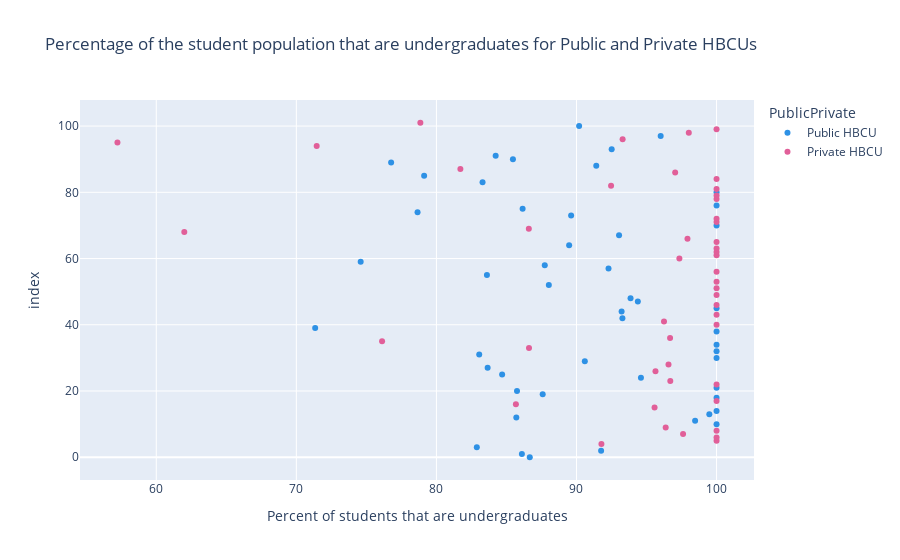

This figure's notebook cell:
### Code cell
#create scatterplot
fig = px.scatter(df,x=df['Percent Undergraduates'],
                hover_name=df['Name'],
                 title='Percentage of the student population that are undergraduates for Public and Private HBCUs', 
                 color_discrete_sequence=px.colors.qualitative.Dark24, labels={'Percent Undergraduates':"Percent of students that are undergraduates"},
                 color=df["PublicPrivate"])
fig.show()

### Figure 1 — Plotly figure (JSON) as saved in the notebook; plotly's stock layout.template omitted (floating-point values rounded to 4 significant figures)
{"data": [{"hovertemplate": "<b>%{hovertext}</b><br><br>PublicPrivate=Public HBCU<br>Percent of students that are undergraduates=%{x}<br>index=%{y}<extra></extra>", "hovertext": ["Alabama A & M University", "Alabama State University", "Albany State University", "Alcorn State University", "Bishop State Community College", "Bluefield State University", "Bowie State University", "Central State University", "Cheyney University of Pennsylvania", "Coahoma Community College", "Coppin State University", "Delaware State University", "Denmark Technical College", "Elizabeth City State University", "Fayetteville State University", "Florida Agricultural and Mechanical University", "Fort Valley State University", "Gadsden State Community College", "Grambling State University", "H Councill Trenholm State Community College", "Harris-Stowe State University", "J. F. Drake State Community and Technical College", "Jackson State University", "Kentucky State University", "Langston University", "Lawson State Community College", "Lincoln University", "Lincoln University", "Mississippi Valley State University", "Morgan State University", "Norfolk State University", "North Carolina A & T State University", "North Carolina Central University", "Prairie View A & M University", "Savannah State University", "Shelton State Community College", "South Carolina State University", "Southern University and A & M College", "Southern University at New Orleans", "Southern University at Shreveport", "Southern University Law Center", "St Philip's College", "Tennessee State University", "Texas Southern University", "University of Arkansas at Pine Bluff", "University of Maryland Eastern Shore", "University of the District of Columbia", "University of the Virgin Islands", "University of the Virgin Islands-Albert A. Sheen", "Virginia State University", "West Virginia State University", "Winston-Salem State University"], "legendgroup": "Public HBCU", "marker": {"color": "#2E91E5", "symbol": "circle"}, "mode": "markers", "name": "Public HBCU", "orientation": "h", "showlegend": true, "type": "scatter", "x": [86.67, 86.1, 91.76, 82.88, 100, 98.47, 85.71, 99.48, 100, 100, 87.59, 85.75, 100, 94.6, 84.69, 83.66, 90.6, 100, 83.06, 100, 100, 100, 71.34, 93.28, 93.22, 100, 94.38, 93.86, 88.03, 83.61, 92.29, 87.74, 74.59, 89.48, 93.04, 100, 89.62, 78.65, 86.15, 100, null, 100, 83.29, 79.12, 91.41, 76.77, 85.46, 84.23, null, 92.51, 96.01, 90.19], "xaxis": "x", "y": [0, 1, 2, 3, 10, 11, 12, 13, 14, 18, 19, 20, 21, 24, 25, 27, 29, 30, 31, 32, 34, 38, 39, 42, 44, 45, 47, 48, 52, 55, 57, 58, 59, 64, 67, 70, 73, 74, 75, 76, 77, 80, 83, 85, 88, 89, 90, 91, 92, 93, 97, 100], "yaxis": "y"}, {"hovertemplate": "<b>%{hovertext}</b><br><br>PublicPrivate=Private HBCU<br>Percent of students that are undergraduates=%{x}<br>index=%{y}<extra></extra>", "hovertext": ["Allen University", "American Baptist College", "Arkansas Baptist College", "Benedict College", "Bennett College", "Bethune-Cookman University", "Claflin University", "Clark Atlanta University", "Clinton College", "Dillard University", "Edward Waters University", "Fisk University", "Florida Memorial University", "Hampton University", "Howard University", "Huston-Tillotson University", "Interdenominational Theological Center", "Jarvis Christian University", "Johnson C Smith University", "Lane College", "Le Moyne-Owen College", "Livingstone College", "Meharry Medical College", "Miles College", "Morehouse College", "Morehouse School of Medicine", "Morris College", "Oakwood University", "Paine College", "Paul Quinn College", "Philander Smith University", "Rust College", "Saint Augustine's University", "Selma University", "Shaw University", "Shorter College", "Simmons College of Kentucky", "Southwestern Christian College", "Spelman College", "Stillman College", "Talladega College", "Texas College", "Tougaloo College", "Tuskegee University", "Virginia Union University", "Virginia University of Lynchburg", "Voorhees University", "Wilberforce University", "Wiley University", "Xavier University of Louisiana"], "legendgroup": "Private HBCU", "marker": {"color": "#E15F99", "symbol": "circle"}, "mode": "markers", "name": "Private HBCU", "orientation": "h", "showlegend": true, "type": "scatter", "x": [91.78, 100, 100, 97.61, 100, 96.37, 95.57, 85.67, 100, 100, 96.7, 95.64, 96.57, 86.61, 76.12, 96.68, null, 100, 96.25, 100, 100, 100, null, 100, 100, null, 100, 97.35, 100, 100, 100, 100, 97.92, 62, 86.6, 100, 100, 100, 100, 100, 92.47, 100, 97.05, 81.71, 71.45, 57.23, 93.29, 98.02, 100, 78.85], "xaxis": "x", "y": [4, 5, 6, 7, 8, 9, 15, 16, 17, 22, 23, 26, 28, 33, 35, 36, 37, 40, 41, 43, 46, 49, 50, 51, 53, 54, 56, 60, 61, 62, 63, 65, 66, 68, 69, 71, 72, 78, 79, 81, 82, 84, 86, 87, 94, 95, 96, 98, 99, 101], "yaxis": "y"}], "layout": {"legend": {"title": {"text": "PublicPrivate"}, "tracegroupgap": 0}, "title": {"text": "Percentage of the student population that are undergraduates for Public and Private HBCUs"}, "xaxis": {"anchor": "y", "domain": [0, 1], "title": {"text": "Percent of students that are undergraduates"}}, "yaxis": {"anchor": "x", "domain": [0, 1], "title": {"text": "index"}}}}
